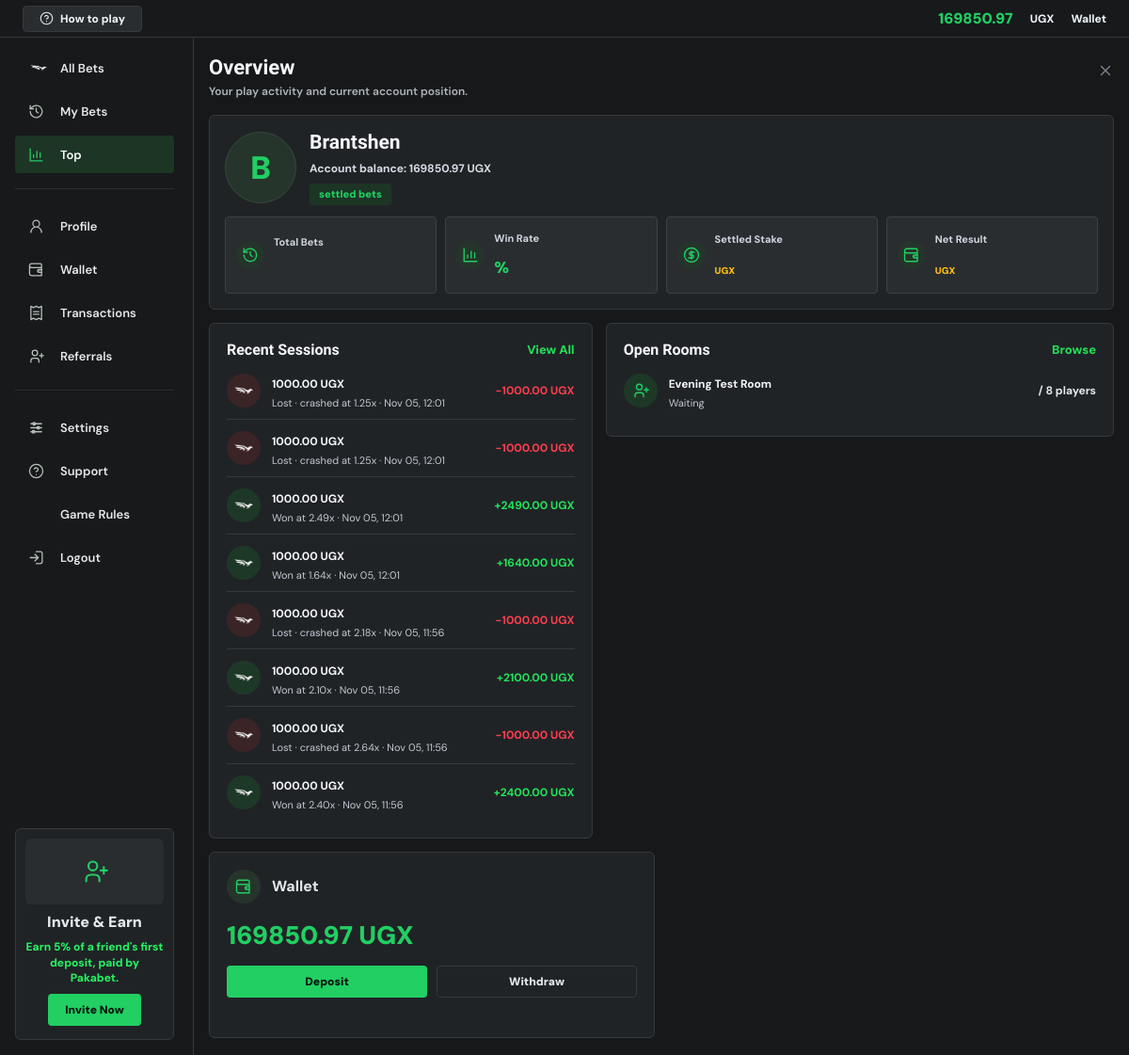
The app's page /dashboard/ (signed in), older data.
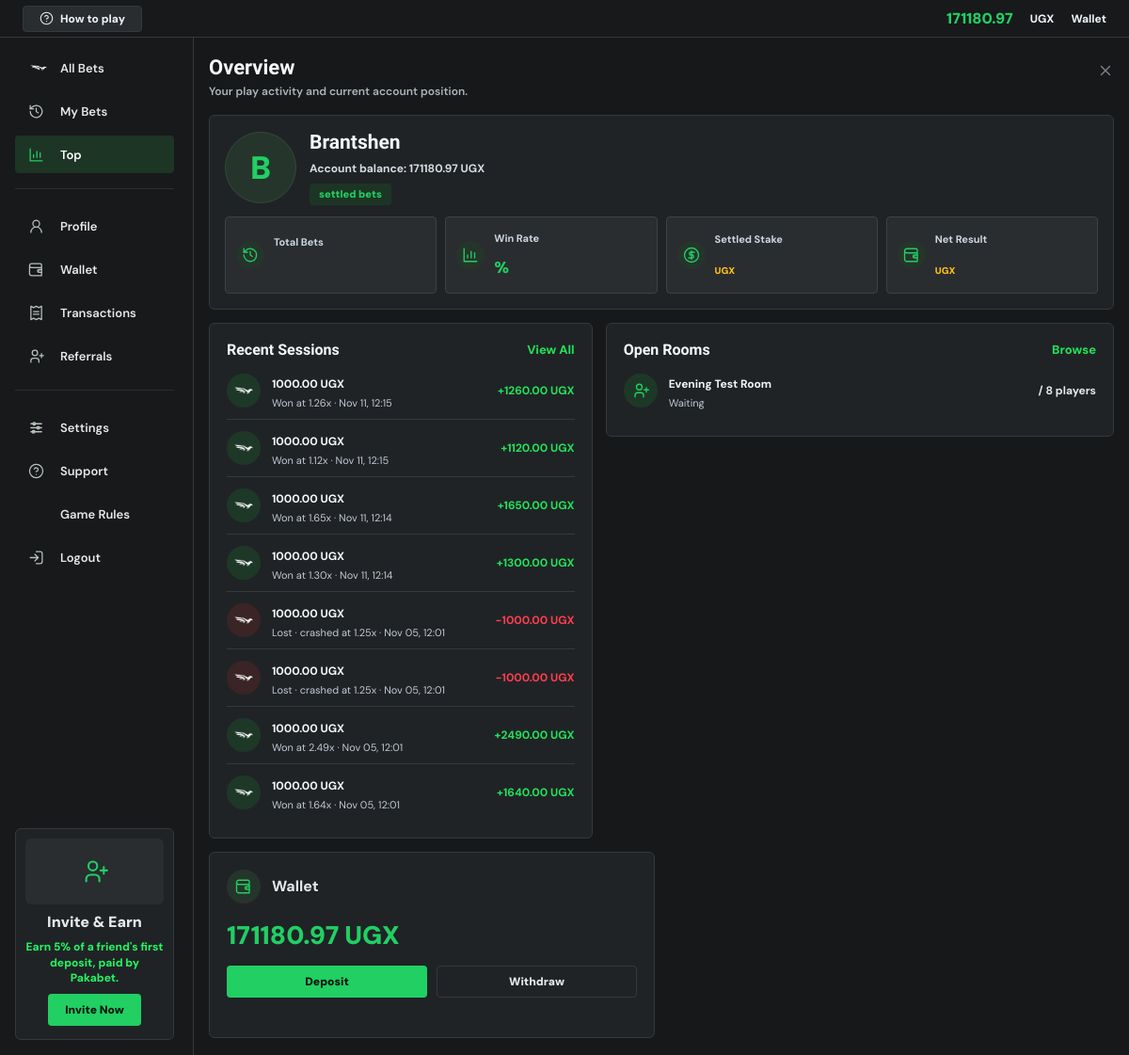
The same page, newer data.
### core/models.py (models this page shows, shortened)
class Profile(models.Model):
    user = models.OneToOneField(User, on_delete=models.CASCADE)
    referral_code = models.UUIDField(default=uuid.uuid4, unique=True, editable=False)
    client_seed = models.CharField(max_length=128, default=generate_client_seed)
    balance = models.DecimalField(max_digits=12, decimal_places=2, default=0)
    currency = models.CharField(max_length=3, default='UGX')
    phone_number = models.CharField(max_length=20, blank=True)
    daily_deposit_limit = models.DecimalField(
        max_digits=12,
        decimal_places=2,
        default=300000,
        validators=[MinValueValidator(Decimal('500.00')), MaxValueValidator(Decimal('10000000.00'))],
    )
    daily_loss_limit = models.DecimalField(max_digits=12, decimal_places=2, default=200000)
    ACCOUNT_STATUS_CHOICES = [
        ('active', 'Active'),
        ('locked', 'Locked'),
        ('banned', 'Banned'),
        ('anonymized', 'Anonymized'),
    ]
    account_status = models.CharField(max_length=12, choices=ACCOUNT_STATUS_CHOICES, default='active')
    account_note = models.CharField(max_length=255, blank=True)
    created_at = models.DateTimeField(auto_now_add=True)

class GameSession(models.Model):
    user = models.ForeignKey(User, on_delete=models.CASCADE)
    round = models.ForeignKey(GameRound, on_delete=models.SET_NULL, null=True, blank=True, related_name='bets')
    stake = models.DecimalField(max_digits=8, decimal_places=2)
    crash_point = models.DecimalField(max_digits=8, decimal_places=2)
    auto_cashout_at = models.DecimalField(max_digits=8, decimal_places=2, null=True, blank=True)
    bet_request_id = models.CharField(max_length=32, blank=True)
    cashed_out_at = models.DecimalField(max_digits=8, decimal_places=2, null=True, blank=True)
    won_amount = models.DecimalField(max_digits=12, decimal_places=2, default=0)
    admin_refunded_at = models.DateTimeField(null=True, blank=True)
    created_at = models.DateTimeField(default=timezone.now)
    class Meta:
        indexes = [
            models.Index(fields=['round', '-stake']),
            models.Index(fields=['round', '-won_amount']),
            models.Index(fields=['round', 'user']),
            models.Index(fields=['round', 'cashed_out_at', 'auto_cashout_at']),
        ]
        constraints = [
            models.UniqueConstraint(
                fields=['user', 'bet_request_id'],
                condition=~models.Q(bet_request_id=''),
                name='unique_user_bet_request',
            ),
        ]
    @property
    def is_winner(self):
        return self.cashed_out_at is not None and self.cashed_out_at < self.crash_point

class GameRound(models.Model):
    STATUS_CHOICES = [
        ('betting', 'Betting'),
        ('flying', 'Flying'),
        ('crashed', 'Crashed'),
        ('void', 'Void'),
    ]
    public_id = models.CharField(max_length=24, unique=True, db_index=True)
    created_by = models.ForeignKey(
        User,
        on_delete=models.SET_NULL,
        null=True,
        blank=True,
        related_name='created_game_rounds',
    )
    server_seed_hash = models.CharField(max_length=64)
    server_seed_private = models.CharField(max_length=128, blank=True)
    server_seed = models.CharField(max_length=128, blank=True)
    client_seed = models.CharField(max_length=128)
    crash_point = models.DecimalField(max_digits=8, decimal_places=2)
    house_edge = models.DecimalField(max_digits=5, decimal_places=4, default=Decimal('0.0100'))
    status = models.CharField(max_length=10, choices=STATUS_CHOICES, default='flying')
    betting_ends_at = models.DateTimeField(null=True, blank=True)
    bet_count = models.PositiveIntegerField(default=0)
    winning_bet_count = models.PositiveIntegerField(default=0)
    started_at = models.DateTimeField(default=timezone.now)
    crashed_at = models.DateTimeField(null=True, blank=True)
    revealed_at = models.DateTimeField(null=True, blank=True)
    class Meta:
        ordering = ['-started_at']
        indexes = [
            models.Index(fields=['-started_at']),
            models.Index(fields=['status', '-started_at']),
        ]

class Room(models.Model):
    STATUS_CHOICES = [
        ('waiting', 'Waiting'),
        ('running', 'Running'),
        ('ended', 'Ended'),
    ]
    code = models.CharField(max_length=8, unique=True, editable=False)
    name = models.CharField(max_length=100)
    host = models.ForeignKey(User, on_delete=models.CASCADE, related_name='hosted_rooms')
    status = models.CharField(max_length=10, choices=STATUS_CHOICES, default='waiting')
    crash_point = models.DecimalField(max_digits=8, decimal_places=2, null=True, blank=True)
    created_at = models.DateTimeField(auto_now_add=True)
    started_at = models.DateTimeField(null=True, blank=True)
    ended_at = models.DateTimeField(null=True, blank=True)
    max_players = models.PositiveSmallIntegerField(default=8)
    class Meta:
        ordering = ['-created_at']

### core/views.py (the view)
# urls.py: path('dashboard/', views.dashboard, name='dashboard'),
@login_required
def dashboard(request):
    profile = get_object_or_404(Profile, user=request.user)
    sessions = GameSession.objects.filter(user=request.user).order_by('-created_at')[:8]
    rooms = Room.objects.filter(status='waiting').order_by('-created_at')[:4]
    form = PlayForm()
    return render(request, 'core/dashboard.html', {
        'profile': profile,
        'sessions': sessions,
        'rooms': rooms,
        'form': form,
    })

### core/context_processors.py (called while the page is built)
def platform_branding(request):
    settings = PlatformSettings.objects.filter(pk=1).first()
    return {
        'platform_branding': settings,
        'platform_name': settings.site_name if settings else 'Pakabet',
        'platform_tagline': settings.site_tagline if settings else '',
    }

### core/security.py (called while the page is built, shortened)
def check_security_configuration():
    global _configuration_check_complete
    if _configuration_check_complete:
        return

    def __call__(self, request):
        check_security_configuration()
        response = self.get_response(request)
        return response

### core/templates/core/dashboard.html (shortened to what the changed rows need)
{% extends 'core/base.html' %}
{% load static %}
{% block content %}
<section class="account-page account-top-page">
    <div class="account-workspace">
        {% include 'core/partials/account_topbar.html' %}
        <main class="account-main">
            <section class="account-content">
                <div class="account-title-row">
                    <div>
                        <h1>Overview</h1>
                    </div>
                </div>
                <section class="account-hero-card compact-hero">
                    <div class="wallet-identity">
                        <div>
                            <h2>{{ request.user.username }}</h2>
                            <p>Account balance: {{ profile.balance|floatformat:2 }} {{ profile.currency }}</p>
                            <span>{{ settled_count }} settled bets</span>
                        </div>
                    </div>
                    <div class="account-stat-row">
                        <article><span><svg class="ui-icon" aria-hidden="true"><use href="#icon-cash"></use></svg></span><small>Settled Stake</small><strong>{{ total_staked|floatformat:2 }} <em>{{ profile.currency }}</em></strong></article>
                        <article><strong class="{% if net_result >= 0 %}positive{% else %}negative{% endif %}"> <em>{{ profile.currency }}</em></strong></article>
                    </div>
                </section>
                <div class="account-grid-2">
                    <section class="account-card account-activity-card">
                        <div class="section-heading">
                            <h2>Recent Sessions</h2>
                        </div>
                        <ul class="account-activity-list">
                            {% for session in sessions %}
                                <li>
                                    <span class="activity-icon {% if session.is_winner or session.admin_refunded_at %}positive{% elif session.round.status == 'crashed' %}negative{% else %}neutral{% endif %}">{% if session.round.status == 'crashed' %}<img class="activity-logo" src="{% static 'pakabet logo-03.png' %}" alt="" aria-hidden="true">{% else %}<svg class="ui-icon" aria-hidden="true"><use href="{% if session.is_winner or session.admin_refunded_at %}#icon-check{% else %}#icon-refresh{% endif %}"></use></svg>{% endif %}</span>
                                    <div><strong>{{ session.stake|floatformat:2 }} {{ profile.currency }}</strong><small>{% if session.is_winner %}Won at {{ session.cashed_out_at|floatformat:2 }}x{% elif session.admin_refunded_at %}Round voided · stake refunded{% elif session.round.status == 'crashed' %}Lost · crashed at {{ session.round.crash_point|floatformat:2 }}x{% elif session.round.status == 'void' %}Round voided{% else %}Round in progress{% endif %} · {{ session.created_at|date:'M d, H:i' }}</small></div>
                                    <em class="{% if session.is_winner or session.admin_refunded_at %}positive{% elif session.round.status == 'crashed' %}negative{% endif %}">{% if session.is_winner %}+{{ session.won_amount|floatformat:2 }} {{ profile.currency }}{% elif session.admin_refunded_at %}+{{ session.stake|floatformat:2 }} {{ profile.currency }}{% elif session.round.status == 'crashed' %}-{{ session.stake|floatformat:2 }} {{ profile.currency }}{% else %}Open{% endif %}</em>
                                </li>
                            {% empty %}
                                <li class="account-empty-state account-activity-empty">No bets recorded yet. Place a bet to see your results here.</li>
                            {% endfor %}
                        </ul>
                    </section>
                    <section class="account-card account-activity-card">
                        <div class="section-heading">
                            <h2>Open Rooms</h2>
                        </div>
                        <ul class="account-activity-list">
                            {% for room in rooms %}
                                <li>
                                    <span class="activity-icon positive"><svg class="ui-icon" aria-hidden="true"><use href="#icon-users"></use></svg></span>
                                    <div><strong>{{ room.name }}</strong><small>{{ room.status|title }}</small></div>
                                    <em>{{ room.player_count }} / {{ room.max_players }} players</em>
                                </li>
                            {% empty %}
                                <li class="account-empty-state account-activity-empty">No open rooms right now. Browse rooms to see scheduled games.</li>
                            {% endfor %}
                        </ul>
                    </section>
                </div>
            </section>
            <aside class="account-right-rail">
                <section class="account-card">
                    <div class="vip-head"><span><svg class="ui-icon" aria-hidden="true"><use href="#icon-wallet"></use></svg></span><strong>Wallet</strong></div>
                    <strong class="wallet-balance-large">{{ profile.balance|floatformat:2 }} {{ profile.currency }}</strong>
                    <div class="wallet-action-tabs">
                        <a href="{% url 'wallet' %}#deposit-form">Deposit</a>
                        <a href="{% url 'wallet' %}#withdraw-form">Withdraw</a>
                    </div>
                </section>
            </aside>
        </main>
    </div>
</section>
{% endblock %}

### core/templates/core/partials/account_topbar.html (shortened to what this page needs)
<header class="account-topbar">
    <a class="help-chip" href="{% url 'how_to_play' %}"><svg class="ui-icon" aria-hidden="true"><use href="#icon-help"></use></svg><span>How to play</span></a>
    <div>
        <strong data-account-balance>{{ profile.balance|floatformat:2 }}</strong>
        <span>{{ profile.currency }}</span>
        <a href="{% url 'wallet' %}">Wallet</a>
    </div>
</header>

Row changes from the older to the newer data that the page shows:
no longer on this page (row unchanged): GameSession: stake "1000.00", {{ profile.currency }} "UGX", round.crash_point "2.18", created_at "Nov 05, 11:56"
no longer on this page (row unchanged): GameSession: stake "1000.00", {{ profile.currency }} "UGX", cashed_out_at "2.10", created_at "Nov 05, 11:56", won_amount "2100.00"
no longer on this page (row unchanged): GameSession: stake "1000.00", {{ profile.currency }} "UGX", round.crash_point "2.64", created_at "Nov 05, 11:56"
no longer on this page (row unchanged): GameSession: stake "1000.00", {{ profile.currency }} "UGX", cashed_out_at "2.40", created_at "Nov 05, 11:56", won_amount "2400.00"
changed Profile "UGX": balance "169850.97" → "171180.97"
added GameSession: stake "1000.00", {{ profile.currency }} "UGX", cashed_out_at "1.26", created_at "Nov 11, 12:15", won_amount "1260.00"
added GameSession: stake "1000.00", {{ profile.currency }} "UGX", cashed_out_at "1.12", created_at "Nov 11, 12:15", won_amount "1120.00"
added GameSession: stake "1000.00", {{ profile.currency }} "UGX", cashed_out_at "1.65", created_at "Nov 11, 12:14", won_amount "1650.00"
added GameSession: stake "1000.00", {{ profile.currency }} "UGX", cashed_out_at "1.30", created_at "Nov 11, 12:14", won_amount "1300.00"
